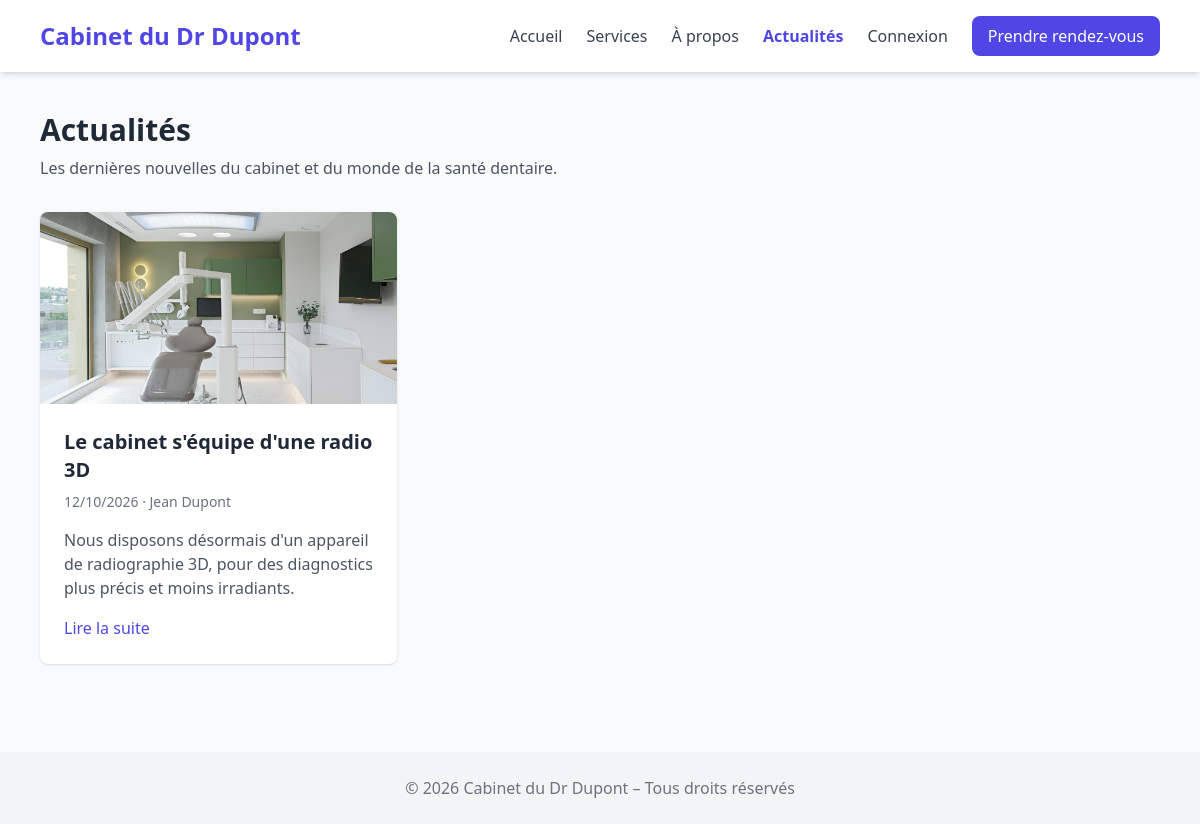
Page /index.php?page=news on the committed database.
### tables this page shows
CREATE TABLE `news` (
  `id` int(11) NOT NULL,
  `title` varchar(255) NOT NULL,
  `content` text NOT NULL,
  `image` varchar(255) DEFAULT NULL,
  `published_at` datetime NOT NULL DEFAULT current_timestamp(),
  `user_id` int(11) NOT NULL
);

### controllers/PostsController.php (called while the page is built, shortened)
<?php
require_once __DIR__ . '/../models/NewsManager.php';
class PostsController {
    public function newsList()
    {
        $newsManager = new NewsManager();
        $newsList = $newsManager->getAllNews();
        require __DIR__ . '/../views/news.php';
    }
}

### models/NewsManager.php (called while the page is built, shortened)
<?php
require_once __DIR__ . '/News.php';
class NewsManager {
    private function connectDB(): PDO
    {
        $pdo = new PDO(
            'mysql:host=' . DB_HOST . ';dbname=' . DB_NAME . ';charset=utf8mb4',
            DB_USER,
            DB_PASS
        );
        $pdo->setAttribute(PDO::ATTR_ERRMODE, PDO::ERRMODE_EXCEPTION);
        return $pdo;
    }
    public function getAllNews(): array
    {
        $pdo = $this->connectDB();
        $request = $pdo->query('
            SELECT news.*, CONCAT(users.firstname, " ", users.lastname) AS author_name
            FROM news
            INNER JOIN users ON users.id = news.user_id
            ORDER BY news.published_at DESC
        ');
        $newsList = [];
        foreach ($request->fetchAll() as $data) {
            $newsList[] = new News($data);
        }
        return $newsList;
    }
}

### models/News.php (called while the page is built, shortened)
<?php
class News {
    private int $id;
    private string $title;
    private string $content;
    private ?string $image;
    private string $publishedAt;
    private ?string $authorName;
    public function __construct(array $data) {
        $this->id = (int) $data['id'];
        $this->title = $data['title'];
        $this->content = $data['content'];
        $this->image = $data['image'];
        $this->publishedAt = $data['published_at'];
        $this->authorName = $data['author_name'] ?? null;
    }
    public function getId(): int { return $this->id; }
    public function getTitle(): string { return $this->title; }
    public function getContent(): string { return $this->content; }
    public function getImage(): ?string { return $this->image; }
    public function getPublishedAt(): string { return $this->publishedAt; }
    public function getAuthorName(): ?string { return $this->authorName; }
}

### views/news.php (the view, shortened to what this page needs)
<?php include 'header.php'; ?>
<h1 class="text-3xl font-bold mb-2">Actualités</h1>
<p class="text-gray-600 mb-8">Les dernières nouvelles du cabinet et du monde de la santé dentaire.</p>
<div class="grid sm:grid-cols-2 lg:grid-cols-3 gap-6">
  <?php foreach ($newsList as $news) { ?>
    <article class="bg-white rounded-lg shadow overflow-hidden flex flex-col">
      <?php if ($news->getImage()) { ?>
        <img src="uploads/<?= htmlspecialchars($news->getImage()) ?>" alt="<?= htmlspecialchars($news->getTitle()) ?>" class="w-full h-48 object-cover" loading="lazy">
      <?php } ?>
      <div class="p-6 flex flex-col grow">
        <h2 class="font-semibold text-xl mb-2"><?= htmlspecialchars($news->getTitle()) ?></h2>
        <p class="text-sm text-gray-500 mb-4">
          <?= date('d/m/Y', strtotime($news->getPublishedAt())) ?> · <?= htmlspecialchars($news->getAuthorName() ?? '') ?>
        </p>
        <p class="text-gray-600 mb-4 grow"><?= htmlspecialchars(mb_strimwidth($news->getContent(), 0, 150, '…')) ?></p>
        <a href="index.php?page=news-detail&id=<?= $news->getId() ?>" class="text-indigo-600 hover:underline">Lire la suite</a>
      </div>
    </article>
  <?php } ?>
</div>
<?php include 'footer.php'; ?>

### rows in the picture
news: image (picture), title "Le cabinet s'équipe d'une radio 3D", published_at "12/10/2026", AuthorName "Jean Dupont", content "Nous disposons désormais d'un appareil de radiographie 3D, pour des diagnostics plus précis et moins irradiants."

### other values in the picture
$label "Accueil"
$label "Services"
$label "À propos"
$label "Actualités"
